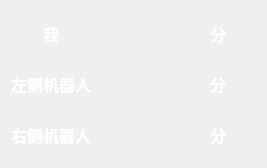
<?xml version="1.0" encoding="UTF-8"?>
<ui version="4.0">
 <class>ScorePanel</class>
 <widget class="QWidget" name="ScorePanel">
  <property name="geometry">
   <rect>
    <x>0</x>
    <y>0</y>
    <width>267</width>
    <height>168</height>
   </rect>
  </property>
  <property name="windowTitle">
   <string>Form</string>
  </property>
  <layout class="QGridLayout" name="gridLayout">
   <item row="0" column="0">
    <widget class="QLabel" name="myTitle">
     <property name="font">
      <font>
       <family>微软雅黑</family>
       <pointsize>12</pointsize>
       <bold>true</bold>
      </font>
     </property>
     <property name="styleSheet">
      <string notr="true">color: rgb(255, 255, 255);</string>
     </property>
     <property name="text">
      <string>我</string>
     </property>
     <property name="alignment">
      <set>Qt::AlignCenter</set>
     </property>
    </widget>
   </item>
   <item row="0" column="1">
    <widget class="QLabel" name="myScore">
     <property name="minimumSize">
      <size>
       <width>30</width>
       <height>0</height>
      </size>
     </property>
     <property name="font">
      <font>
       <family>微软雅黑</family>
       <pointsize>12</pointsize>
       <bold>true</bold>
      </font>
     </property>
     <property name="styleSheet">
      <string notr="true">color: rgb(255, 255, 255);</string>
     </property>
     <property name="text">
      <string/>
     </property>
     <property name="alignment">
      <set>Qt::AlignCenter</set>
     </property>
    </widget>
   </item>
   <item row="0" column="2">
    <widget class="QLabel" name="label_3">
     <property name="font">
      <font>
       <family>微软雅黑</family>
       <pointsize>12</pointsize>
       <bold>true</bold>
      </font>
     </property>
     <property name="styleSheet">
      <string notr="true">color: rgb(255, 255, 255);</string>
     </property>
     <property name="text">
      <string>分</string>
     </property>
     <property name="alignment">
      <set>Qt::AlignCenter</set>
     </property>
    </widget>
   </item>
   <item row="1" column="0">
    <widget class="QLabel" name="leftTitle">
     <property name="font">
      <font>
       <family>微软雅黑</family>
       <pointsize>12</pointsize>
       <bold>true</bold>
      </font>
     </property>
     <property name="styleSheet">
      <string notr="true">color: rgb(255, 255, 255);</string>
     </property>
     <property name="text">
      <string>左侧机器人</string>
     </property>
     <property name="alignment">
      <set>Qt::AlignCenter</set>
     </property>
    </widget>
   </item>
   <item row="1" column="1">
    <widget class="QLabel" name="leftScore">
     <property name="minimumSize">
      <size>
       <width>30</width>
       <height>0</height>
      </size>
     </property>
     <property name="font">
      <font>
       <family>微软雅黑</family>
       <pointsize>12</pointsize>
       <bold>true</bold>
      </font>
     </property>
     <property name="styleSheet">
      <string notr="true">color: rgb(255, 255, 255);</string>
     </property>
     <property name="text">
      <string/>
     </property>
     <property name="alignment">
      <set>Qt::AlignCenter</set>
     </property>
    </widget>
   </item>
   <item row="1" column="2">
    <widget class="QLabel" name="label_4">
     <property name="font">
      <font>
       <family>微软雅黑</family>
       <pointsize>12</pointsize>
       <bold>true</bold>
      </font>
     </property>
     <property name="styleSheet">
      <string notr="true">color: rgb(255, 255, 255);</string>
     </property>
     <property name="text">
      <string>分</string>
     </property>
     <property name="alignment">
      <set>Qt::AlignCenter</set>
     </property>
    </widget>
   </item>
   <item row="2" column="0">
    <widget class="QLabel" name="rightTitle">
     <property name="font">
      <font>
       <family>微软雅黑</family>
       <pointsize>12</pointsize>
       <bold>true</bold>
      </font>
     </property>
     <property name="styleSheet">
      <string notr="true">color: rgb(255, 255, 255);</string>
     </property>
     <property name="text">
      <string>右侧机器人</string>
     </property>
     <property name="alignment">
      <set>Qt::AlignCenter</set>
     </property>
    </widget>
   </item>
   <item row="2" column="1">
    <widget class="QLabel" name="rightScore">
     <property name="minimumSize">
      <size>
       <width>30</width>
       <height>0</height>
      </size>
     </property>
     <property name="font">
      <font>
       <family>微软雅黑</family>
       <pointsize>12</pointsize>
       <bold>true</bold>
      </font>
     </property>
     <property name="styleSheet">
      <string notr="true">color: rgb(255, 255, 255);</string>
     </property>
     <property name="text">
      <string/>
     </property>
     <property name="alignment">
      <set>Qt::AlignCenter</set>
     </property>
    </widget>
   </item>
   <item row="2" column="2">
    <widget class="QLabel" name="label_8">
     <property name="font">
      <font>
       <family>微软雅黑</family>
       <pointsize>12</pointsize>
       <bold>true</bold>
      </font>
     </property>
     <property name="styleSheet">
      <string notr="true">color: rgb(255, 255, 255);</string>
     </property>
     <property name="text">
      <string>分</string>
     </property>
     <property name="alignment">
      <set>Qt::AlignCenter</set>
     </property>
    </widget>
   </item>
  </layout>
 </widget>
 <resources/>
 <connections/>
</ui>
